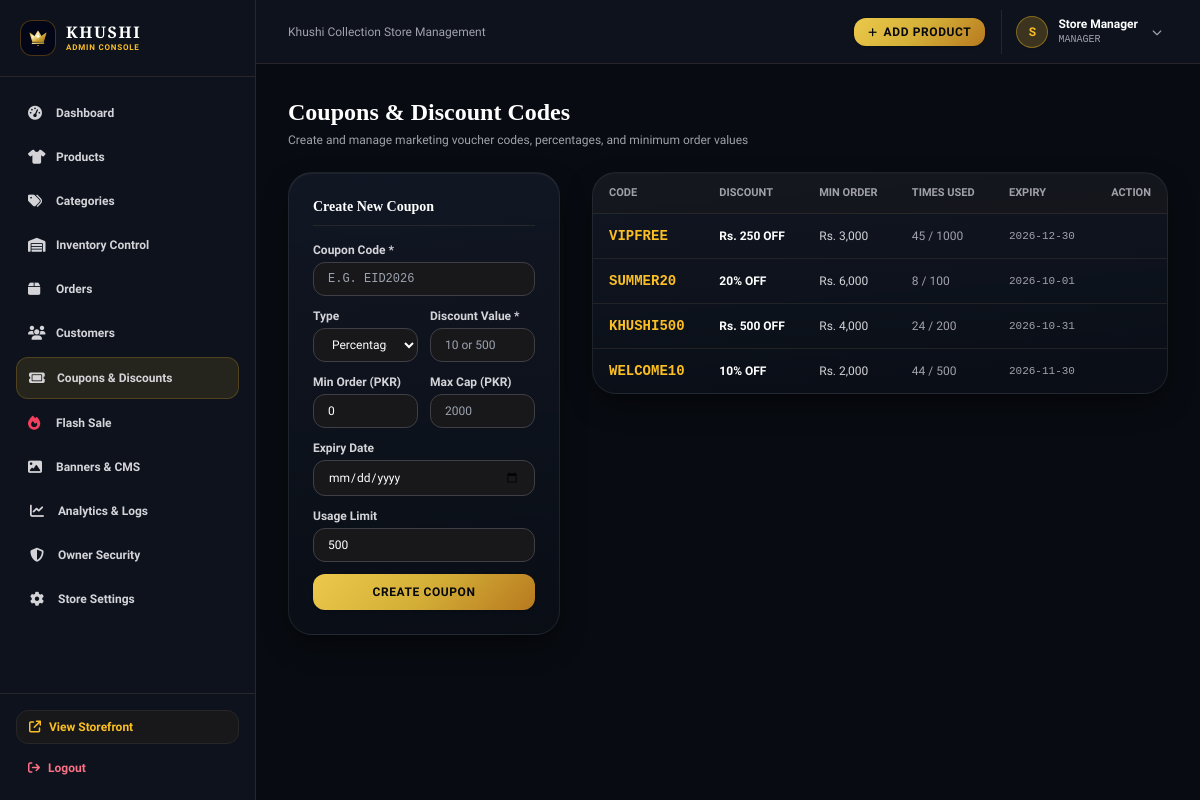
Before: /admin/coupons (signed in) with the older database file.
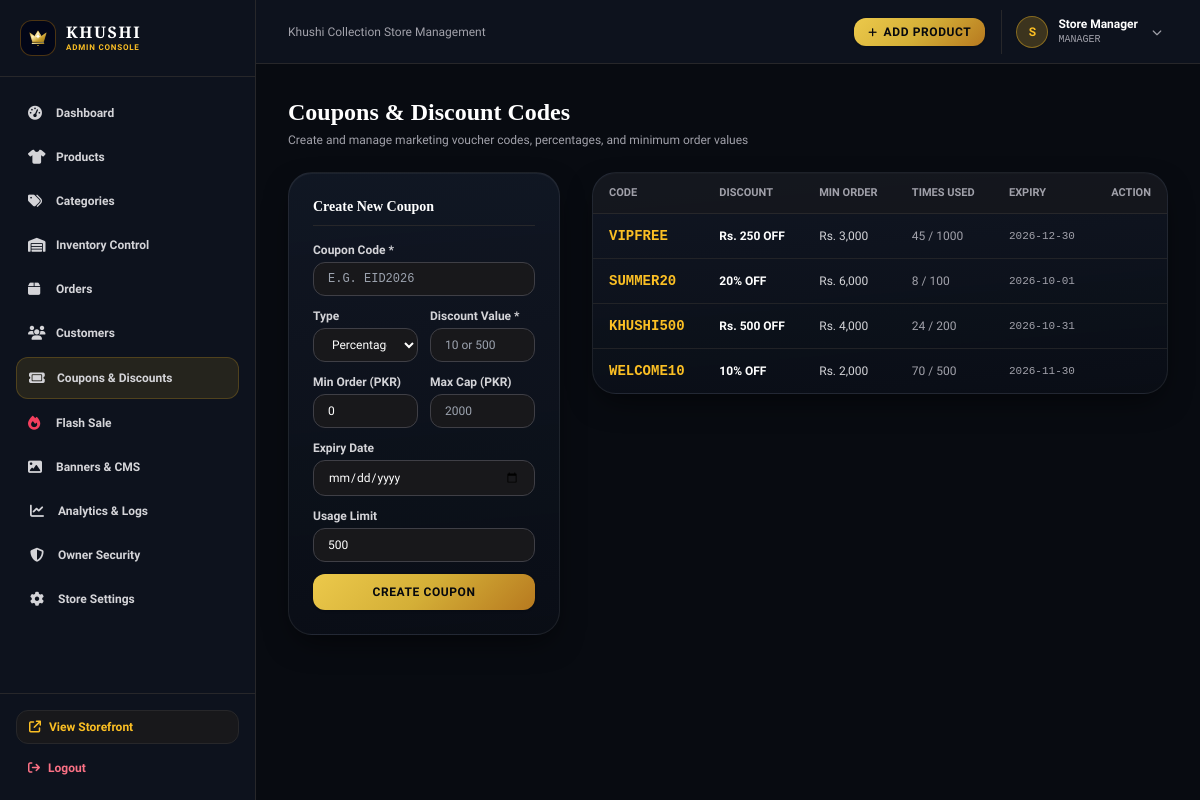
After: the same page with the newer database file.
### tables this page shows
CREATE TABLE users (
        id INTEGER PRIMARY KEY AUTOINCREMENT,
        name TEXT NOT NULL,
        email TEXT UNIQUE NOT NULL,
        phone TEXT,
        password_hash TEXT NOT NULL,
        role TEXT DEFAULT 'customer',
        status TEXT DEFAULT 'active',
        created_at TIMESTAMP DEFAULT CURRENT_TIMESTAMP
    , failed_login_attempts INTEGER DEFAULT 0, locked_until TIMESTAMP, session_token TEXT, last_login_at TIMESTAMP);

CREATE TABLE coupons (
        id INTEGER PRIMARY KEY AUTOINCREMENT,
        code TEXT UNIQUE NOT NULL,
        discount_type TEXT DEFAULT 'percentage',
        discount_value REAL NOT NULL,
        min_order_amount REAL DEFAULT 0,
        max_discount REAL,
        expiry_date TEXT,
        usage_limit INTEGER DEFAULT 1000,
        times_used INTEGER DEFAULT 0,
        is_active INTEGER DEFAULT 1,
        created_at TIMESTAMP DEFAULT CURRENT_TIMESTAMP
    );

### routes/admin.py (the view, shortened to what this page needs)
@admin_bp.route('/coupons', methods=['GET', 'POST'])
@admin_required(['super_admin', 'manager'])
def coupons():
    coupons_list = query_db('SELECT * FROM coupons ORDER BY id DESC')
    return render_template('admin/coupons/index.html', coupons=coupons_list)

### templates/admin/coupons/index.html (shortened to what this page needs)
{% extends 'admin/base.html' %}
{% block content %}
<div class="space-y-6">
    <div class="flex items-center justify-between">
        <div>
            <h1 class="text-2xl font-serif font-bold text-white">Coupons & Discount Codes</h1>
            <p class="text-xs text-zinc-400 mt-1">Create and manage marketing voucher codes, percentages, and minimum order values</p>
        </div>
    </div>
    <div class="grid grid-cols-1 lg:grid-cols-12 gap-8">
        <div class="lg:col-span-4">
            <div class="luxury-card p-6 rounded-3xl space-y-4">
                <h3 class="text-sm font-serif font-bold text-white pb-2 border-b border-zinc-800">Create New Coupon</h3>
                <form method="POST" action="{{ url_for('admin.coupons') }}" class="space-y-3">
                    <div>
                        <label class="block text-xs font-semibold text-zinc-300 mb-1">Coupon Code *</label>
                        <input type="text" name="code" required placeholder="e.g. EID2026" class="w-full bg-zinc-900 border border-zinc-700 rounded-xl px-3.5 py-2 text-xs uppercase font-mono text-white focus:outline-none focus:border-amber-400">
                    </div>
                    <div class="grid grid-cols-2 gap-3">
                        <div>
                            <label class="block text-xs font-semibold text-zinc-300 mb-1">Type</label>
                            <select name="discount_type" class="w-full bg-zinc-900 border border-zinc-700 rounded-xl px-3.5 py-2 text-xs text-white focus:outline-none focus:border-amber-400">
                                <option value="percentage">Percentage (%)</option>
                            </select>
                        </div>
                        <div>
                            <label class="block text-xs font-semibold text-zinc-300 mb-1">Discount Value *</label>
                            <input type="number" step="0.1" name="discount_value" required placeholder="10 or 500" class="w-full bg-zinc-900 border border-zinc-700 rounded-xl px-3.5 py-2 text-xs text-white focus:outline-none focus:border-amber-400">
                        </div>
                    </div>
                    <div class="grid grid-cols-2 gap-3">
                        <div>
                            <label class="block text-xs font-semibold text-zinc-300 mb-1">Min Order (PKR)</label>
                            <input type="number" name="min_order_amount" value="0" class="w-full bg-zinc-900 border border-zinc-700 rounded-xl px-3.5 py-2 text-xs text-white focus:outline-none focus:border-amber-400">
                        </div>
                        <div>
                            <label class="block text-xs font-semibold text-zinc-300 mb-1">Max Cap (PKR)</label>
                            <input type="number" name="max_discount" placeholder="2000" class="w-full bg-zinc-900 border border-zinc-700 rounded-xl px-3.5 py-2 text-xs text-white focus:outline-none focus:border-amber-400">
                        </div>
                    </div>
                    <div>
                        <label class="block text-xs font-semibold text-zinc-300 mb-1">Expiry Date</label>
                        <input type="date" name="expiry_date" class="w-full bg-zinc-900 border border-zinc-700 rounded-xl px-3.5 py-2 text-xs text-white focus:outline-none focus:border-amber-400">
                    </div>
                    <div>
                        <label class="block text-xs font-semibold text-zinc-300 mb-1">Usage Limit</label>
                        <input type="number" name="usage_limit" value="500" class="w-full bg-zinc-900 border border-zinc-700 rounded-xl px-3.5 py-2 text-xs text-white focus:outline-none focus:border-amber-400">
                    </div>
                    <button type="submit" class="w-full py-2.5 rounded-xl btn-gold text-xs font-bold uppercase tracking-wider shadow mt-2">
                        Create Coupon
                    </button>
                </form>
            </div>
        </div>
        <div class="lg:col-span-8">
            <div class="luxury-card rounded-3xl overflow-hidden">
                <table class="w-full text-left text-xs text-zinc-300">
                    <thead class="text-zinc-400 uppercase font-semibold border-b border-zinc-800 bg-zinc-900/60 text-[11px]">
                        <tr>
                            <th class="py-3 px-4">Code</th>
                            <th class="py-3 px-4">Discount</th>
                            <th class="py-3 px-4">Min Order</th>
                            <th class="py-3 px-4">Times Used</th>
                            <th class="py-3 px-4">Expiry</th>
                            <th class="py-3 px-4 text-right">Action</th>
                        </tr>
                    </thead>
                    <tbody class="divide-y divide-zinc-800/80">
                        {% for c in coupons %}
                        <tr class="hover:bg-zinc-800/30 transition">
                            <td class="py-3 px-4 font-mono font-bold text-amber-400 text-sm">{{ c.code }}</td>
                            <td class="py-3 px-4 font-bold text-white">
                                {% if c.discount_type == 'percentage' %}
                                {{ c.discount_value|int }}% OFF
                                {% else %}
                                Rs. {{ "{:,}".format(c.discount_value|int) }} OFF
                                {% endif %}
                            </td>
                            <td class="py-3 px-4">Rs. {{ "{:,}".format(c.min_order_amount|int) }}</td>
                            <td class="py-3 px-4 text-zinc-400">{{ c.times_used }} / {{ c.usage_limit }}</td>
                            <td class="py-3 px-4 font-mono text-[11px] text-zinc-400">{{ c.expiry_date or 'No Expiry' }}</td>
                            <td class="py-3 px-4 text-right">
                            </td>
                        </tr>
                        {% endfor %}
                    </tbody>
                </table>
            </div>
        </div>
    </div>
</div>
{% endblock %}

### templates/admin/base.html (shortened to what this page needs)
<!DOCTYPE html>
<html lang="en">
<head>
    <script src="https://cdn.tailwindcss.com"></script>
    <link rel="stylesheet" href="https://cdnjs.cloudflare.com/ajax/libs/font-awesome/6.5.1/css/all.min.css">
    <link rel="stylesheet" href="{{ url_for('static', filename='css/style.css') }}">
</head>
<body class="bg-[#080B11] text-zinc-100 min-h-screen flex antialiased">
    <aside id="admin-sidebar" class="w-64 bg-[#0D121D] border-r border-zinc-800 flex flex-col justify-between flex-shrink-0 fixed md:relative inset-y-0 left-0 z-50 transform -translate-x-full md:translate-x-0 transition-transform duration-300 md:flex hidden md:flex">
        <div>
            <div class="p-5 border-b border-zinc-800">
                <a href="{{ url_for('admin.dashboard') }}" class="flex items-center gap-2.5">
                    <div class="w-9 h-9 rounded-xl bg-slate-950 p-1.5 flex items-center justify-center border border-amber-500/30 flex-shrink-0">
                        <img src="{{ url_for('static', filename='images/logo-mark.svg') }}" alt="Khushi Logo" class="w-full h-full object-contain">
                    </div>
                    <div class="flex flex-col">
                        <span class="font-cinzel text-base font-black tracking-widest text-white leading-none">KHUSHI</span>
                        <span class="text-[8px] uppercase tracking-widest text-amber-400 font-bold mt-1 leading-none">Admin Console</span>
                    </div>
                </a>
            </div>
            <nav class="p-4 space-y-1 text-xs font-semibold">
                <a href="{{ url_for('admin.dashboard') }}" class="flex items-center gap-3 px-3 py-2.5 rounded-xl hover:bg-zinc-800/80 transition text-zinc-300 hover:text-white ">
                    <i class="fa-solid fa-gauge-high text-sm w-4"></i> Dashboard
                </a>
                <a href="{{ url_for('admin.products') }}" class="flex items-center gap-3 px-3 py-2.5 rounded-xl hover:bg-zinc-800/80 transition text-zinc-300 hover:text-white ">
                    <i class="fa-solid fa-shirt text-sm w-4"></i> Products
                </a>
                <a href="{{ url_for('admin.categories') }}" class="flex items-center gap-3 px-3 py-2.5 rounded-xl hover:bg-zinc-800/80 transition text-zinc-300 hover:text-white ">
                    <i class="fa-solid fa-tags text-sm w-4"></i> Categories
                </a>
                <a href="{{ url_for('admin.inventory') }}" class="flex items-center gap-3 px-3 py-2.5 rounded-xl hover:bg-zinc-800/80 transition text-zinc-300 hover:text-white ">
                    <i class="fa-solid fa-warehouse text-sm w-4"></i> Inventory Control
                </a>
                <a href="{{ url_for('admin.orders') }}" class="flex items-center justify-between px-3 py-2.5 rounded-xl hover:bg-zinc-800/80 transition text-zinc-300 hover:text-white ">
                    <span class="flex items-center gap-3">
                        <i class="fa-solid fa-box text-sm w-4"></i> Orders
                    </span>
                </a>
                <a href="{{ url_for('admin.customers') }}" class="flex items-center gap-3 px-3 py-2.5 rounded-xl hover:bg-zinc-800/80 transition text-zinc-300 hover:text-white ">
                    <i class="fa-solid fa-users text-sm w-4"></i> Customers
                </a>
                <a href="{{ url_for('admin.coupons') }}" class="flex items-center gap-3 px-3 py-2.5 rounded-xl hover:bg-zinc-800/80 transition text-zinc-300 hover:text-white {% if 'coupons' in request.endpoint %}bg-amber-400/10 text-amber-400 font-bold border border-amber-400/20{% endif %}">
                    <i class="fa-solid fa-ticket text-sm w-4"></i> Coupons & Discounts
                </a>
                <a href="{{ url_for('admin.flash_sale') }}" class="flex items-center gap-3 px-3 py-2.5 rounded-xl hover:bg-zinc-800/80 transition text-zinc-300 hover:text-white ">
                    <i class="fa-solid fa-fire text-sm w-4 text-rose-500"></i> Flash Sale
                </a>
                <a href="{{ url_for('admin.banners') }}" class="flex items-center gap-3 px-3 py-2.5 rounded-xl hover:bg-zinc-800/80 transition text-zinc-300 hover:text-white ">
                    <i class="fa-solid fa-image text-sm w-4"></i> Banners & CMS
                </a>
                <a href="{{ url_for('admin.reports') }}" class="flex items-center gap-3 px-3.5 py-2.5 rounded-xl hover:bg-zinc-800/80 transition text-zinc-300 hover:text-white ">
                    <i class="fa-solid fa-chart-line text-sm w-4"></i> Analytics & Logs
                </a>
                <a href="{{ url_for('admin.security_center') }}" class="flex items-center gap-3 px-3.5 py-2.5 rounded-xl hover:bg-zinc-800/80 transition text-zinc-300 hover:text-white ">
                    <i class="fa-solid fa-shield-halved text-sm w-4"></i> Owner Security
                </a>
                <a href="{{ url_for('admin.settings') }}" class="flex items-center gap-3 px-3.5 py-2.5 rounded-xl hover:bg-zinc-800/80 transition text-zinc-300 hover:text-white ">
                    <i class="fa-solid fa-gear text-sm w-4"></i> Store Settings
                </a>
            </nav>
        </div>
        <div class="p-4 border-t border-zinc-800 space-y-2">
            <a href="{{ url_for('storefront.home') }}" target="_blank" class="flex items-center gap-2 px-3 py-2 rounded-xl bg-zinc-900 border border-zinc-800 text-xs text-amber-400 hover:border-amber-400 transition font-semibold">
                <i class="fa-solid fa-arrow-up-right-from-square"></i>
                <span>View Storefront</span>
            </a>
            <a href="{{ url_for('admin.admin_logout') }}" class="flex items-center gap-2 px-3 py-2 rounded-xl text-xs text-rose-400 hover:bg-rose-950/40 transition font-semibold">
                <i class="fa-solid fa-arrow-right-from-bracket"></i>
                <span>Logout</span>
            </a>
        </div>
    </aside>
    <div class="flex-1 flex flex-col min-w-0 overflow-hidden">
        <header class="h-16 bg-[#0D121D] border-b border-zinc-800 flex items-center justify-between px-4 sm:px-6 lg:px-8">
            <div class="flex items-center gap-3">
                <span class="text-xs text-zinc-400 hidden sm:inline">Khushi Collection Store Management</span>
            </div>
            <div class="flex items-center gap-4">
                <a href="{{ url_for('admin.add_product') }}" class="px-3.5 py-1.5 rounded-xl btn-gold text-xs font-bold uppercase tracking-wider flex items-center gap-1.5 shadow">
                    <i class="fa-solid fa-plus text-[10px]"></i> Add Product
                </a>
                <div class="relative pl-2 border-l border-zinc-800">
                    <button type="button" onclick="toggleAdminMenu()" id="admin-user-menu-btn" class="flex items-center gap-2.5 p-1.5 rounded-xl hover:bg-zinc-800/80 transition cursor-pointer text-left focus:outline-none select-none">
                        <div class="w-8 h-8 rounded-full bg-amber-400/20 text-amber-400 flex items-center justify-center font-bold text-xs border border-amber-400/40 shadow-sm">
                            {{ session.get('user_name', 'Admin')[0] }}
                        </div>
                        <div class="hidden sm:block text-left">
                            <span class="text-xs font-bold text-white block leading-tight">{{ session.get('user_name', 'Admin') }}</span>
                            <span class="text-[10px] text-zinc-400 block uppercase font-mono">{{ session.get('user_role', 'Administrator').replace('_', ' ') }}</span>
                        </div>
                        <i class="fa-solid fa-chevron-down text-[10px] text-zinc-400 ml-1 transition duration-200" id="admin-menu-chevron"></i>
                    </button>
                </div>
            </div>
        </header>
        <main class="flex-1 overflow-y-auto p-4 sm:p-6 lg:p-8">
            {% block content %}{% endblock %}
        </main>
    </div>
</body>
</html>

Changed rows visible on the page:
changed coupons "WELCOME10": times_used "44" → "70"
